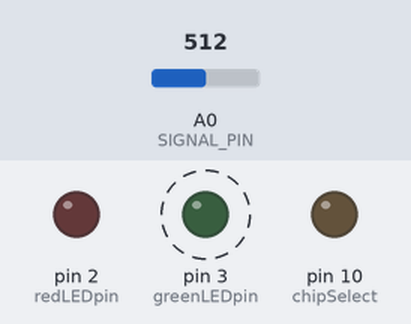
Bench run of a sketch on a simulated Arduino Uno, built with avr-gcc and run on an emulated ATmega328P. Parts: output pins drawn as LEDs (lit = HIGH). Dashed ring = blinking. Inputs (shaded band) come from the test bench; at power-on: A0 (SIGNAL_PIN) = 512. The local clock reads 2024-03-15 10:24:30 at power-on unless the sketch sets it; storage starts empty; pins used as bus, display or sensor lines are not drawn; what the sketch prints to the serial monitor is not drawn.

Above: at 2.5 s.
Timing chart, 0 to 5.1 s (numbered marks = the images above):
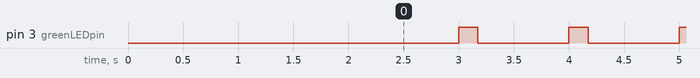

Measured:
- by itself, pin 3 (greenLEDpin): alternates HIGH for 0.17 s and LOW for 0.83 s

The sketch:

gape_logger.ino
```cpp
#include <SPI.h>
#include <SD.h>
#include <Wire.h>
#include "RTClib.h"

// DATA SAMPLING INTERVAL
// IN MILLISECONDS
#define LOG_INTERVAL 1000 // sampling frequency (in ms)

// DATA LOGGING
#define SYNC_INTERVAL 5000 // sd write frequency (in ms)
uint32_t syncTime = 0; // time of last sync()

#define ECHO_TO_SERIAL  1 // echo data to serial port
#define WAIT_TO_START   0 // wait for serial connection to start logging

// MULTIPLEXING
// Protocols for communicating with 16 channels
// Using 4-bit binary selection
// 0 ---> 0000  /   1 ---> 1000
// 2 ---> 0100  /   3 ---> 1100
// 4 ---> 0010  /   5 ---> 1010
// 6 ---> 0110  /   7 ---> 1110
// 8 ---> 0001  /   9 ---> 1001
// 10 --> 0101  /   11 --> 1101
// 12 --> 0011  /   13 --> 1011
// 14 --> 0111  /   15 --> 1111
#define MUX_0   4 // digital pin : binary digit 1
#define MUX_1   5 // digital pin : binary digit 2
#define MUX_2   6 // digital pin : binary digit 4
#define MUX_3   7 // digital pin : binary digit 8
#define WARM_UP 10 // delay in millis to power on sensor
#define MUX_INPUTS 16 // number of inputs to be read

// INPUTS
#define SIGNAL_PIN  0 // analog pin : read sensor output

// the digital pins that connect to the LEDs
#define redLEDpin 2 // digital pin : sd-write indicator on logger shield
#define greenLEDpin 3 // digital pin : data-write indicator on logger shield

RTC_PCF8523 RTC; // define realtime clock object
const int chipSelect = 10; // chip select pin on datalogging shield

File logfile; // logging File

// Error handling
void error( char *str ){
  Serial.print( "error: " );
  Serial.println( str );
  // red LED indicates error
  digitalWrite(redLEDpin, HIGH);

  while(1); // stop logging
}

void setup(){
  Serial.begin(9600); // connect over serial port (USB)
  Serial.println(); // create blank line on serial monitor

  // set multiplexer input pins
  pinMode(MUX_0, OUTPUT);
  pinMode(MUX_1, OUTPUT);
  pinMode(MUX_2, OUTPUT);
  pinMode(MUX_3, OUTPUT);

  // use debugging LEDs pins
  pinMode(redLEDpin, OUTPUT);
  pinMode(greenLEDpin, OUTPUT);

  // Method to not start logging until serial connection is established
  // Disabled by default
  #if WAIT_TO_START
    Serial.println("Type any character to start");
    while(!Serial.available());
  #endif //WAIT_TO_START

  // Initialize SD Card
  Serial.print("Initializing SD card...");
  pinMode(chipSelect, OUTPUT);

  // Check if SD read malfunctioned
  if(!SD.begin(chipSelect)) {
    error("Card failed, or not present");
  }
  // SD is OKAY
  Serial.println("card initialized.");

  // CREATE NEW FILE
  char filename[] = "LOGGER00.CSV";
  for(uint8_t i = 0; i < 100; i++){
    filename[6] = i/10 + '0';
    filename[7] = i%10 + '0';
    if(!SD.exists(filename)) {
      logfile = SD.open(filename, FILE_WRITE);
      break;
    }
  }

  // CHECK IF LOGFILE CAN BE CREATED
  if(!logfile){
    error("couldn't create file");
  }

  // LOG FILE OK
  Serial.print("Logging to: ");
  Serial.println(filename);

  // READY TO BEGIN!
  analogReference(DEFAULT);
  Serial.print("LET'S... ");
  delay(500);
  Serial.print("START... ");
  delay(500);
  Serial.println("LOGGING!");
  delay(1000);

  //CONNECT TO RTC
  Wire.begin();
  if(!RTC.begin()){
    logfile.println("RTC failed");
    #if ECHO_TO_SERIAL
      Serial.println("RTC failed");
    #endif
  }

  // CREATE LOG FILE HEADERS
  logfile.print("millis,stamp,date,time,");
  for( int i = 0; i < MUX_INPUTS; i++ ){
    logfile.print("H");
    logfile.print( i );
    if(i != MUX_INPUTS-1) logfile.print(", ");
  }
  logfile.println();
  #if ECHO_TO_SERIAL
    Serial.print("millis,stamp,date,time,");
    for( int i = 0; i < MUX_INPUTS; i++ ){
      Serial.print("H");
      Serial.print( i );
      if(i != MUX_INPUTS-1) Serial.print(", ");
    }
    Serial.println();
  #endif
}

void loop(){
  DateTime now;

  // delay for logging interval
  delay((LOG_INTERVAL-1) - (millis() % LOG_INTERVAL));

  // Turn on green light to indicate data logging
  digitalWrite(greenLEDpin, HIGH);

  // log millis since starting
  uint32_t m = millis();
  logfile.print(m);
  logfile.print(", ");
  #if ECHO_TO_SERIAL
    Serial.print(m);
    Serial.print(", ");
  #endif

  // fetch current time
  now = RTC.now();
  // log time
  logfile.print(now.unixtime()); // seconds since 1/1/1970
  logfile.print(", ");
  logfile.print(now.year(), DEC);
  logfile.print("/");
  logfile.print(now.month(), DEC);
  logfile.print("/");
  logfile.print(now.day(), DEC);
  logfile.print(", ");
  logfile.print(now.hour(), DEC);
  logfile.print(":");
  logfile.print(now.minute(), DEC);
  logfile.print(":");
  logfile.print(now.second(), DEC);
  #if ECHO_TO_SERIAL
    Serial.print(now.unixtime()); // seconds since 1/1/1970
    Serial.print(", ");
    Serial.print(now.year(), DEC);
    Serial.print("/");
    Serial.print(now.month(), DEC);
    Serial.print("/");
    Serial.print(now.day(), DEC);
    Serial.print(", ");
    Serial.print(now.hour(), DEC);
    Serial.print(":");
    Serial.print(now.minute(), DEC);
    Serial.print(":");
    Serial.print(now.second(), DEC);
  #endif //ECHO_TO_SERIAL

  // Cycle through sensors and record readings
  for(int i = 0; i < MUX_INPUTS; i++){
    analogRead(SIGNAL_PIN);
    delay(WARM_UP);
    int sensorReading = readMux( i );
    logfile.print(", ");
    logfile.print( sensorReading );
    #if ECHO_TO_SERIAL
      Serial.print(", ");
      Serial.print( sensorReading );
    #endif
  }

  // end logging line
  logfile.println();
  #if ECHO_TO_SERIAL
    Serial.println();
  #endif

  // turn off green LED
  digitalWrite(greenLEDpin, LOW);

  // check if time to save to SD
  if( (millis() - syncTime) < SYNC_INTERVAL ) return;
  syncTime = millis();

  // turn on Red LED to indicate writing data
  digitalWrite(redLEDpin, HIGH);
  // save logged data to SD card
  logfile.flush();
  // turn off red LED to indicate writing complete
  digitalWrite(redLEDpin, LOW);
}

// READ FROM MULTIPLEXER
// Method for reading data from a specified channel via MULTIPLEXER
int readMux( int channel ){
  // Digital pins for encoding Binary selection
  int inputs[] = {MUX_0,MUX_1,MUX_2,MUX_3};

  // Cycle through binary pins
  for(int i = 0; i < 4; i++){
    // Set binary pin to correct bit value (1 / 0 :: high / low)
    digitalWrite( inputs[i], bitRead(channel,i) );
  }
  // Pause to allow sensor to warm up
  delayMicroseconds(WARM_UP);
  // Read from sensor
  int val = analogRead(SIGNAL_PIN);
  // Normalize sensor reading (eliminate polarity)
  return abs(val-512);
}
```
